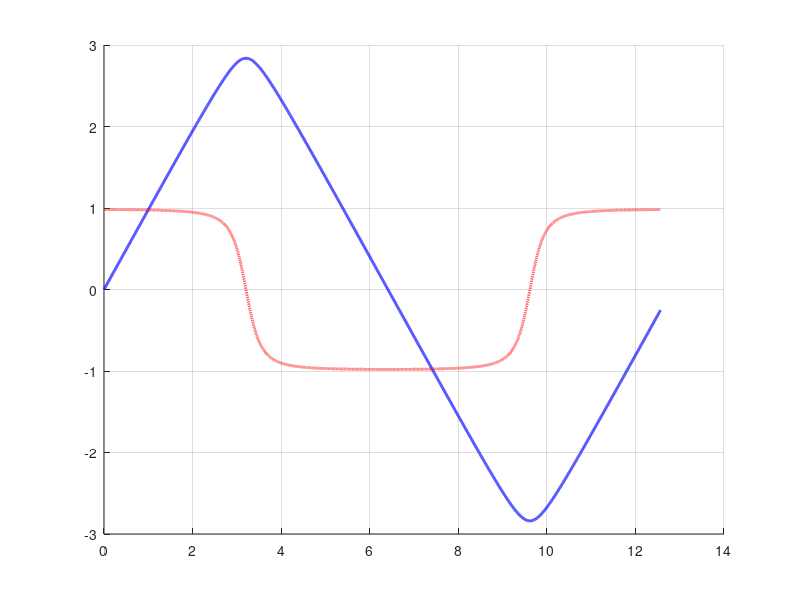
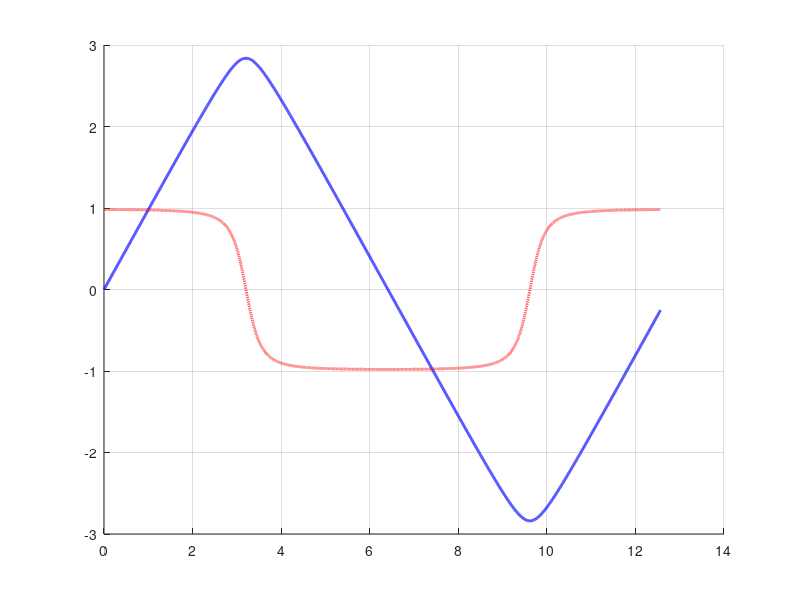

Recreate these plots in MATLAB, in order.

close all; 
clear all;

N = 30000;
% h = 0.0001 ;
K = 1;  
m0= 1; 
c = 1; 
%angular frequency
omega0 = sqrt(K/m0);
T0 = 2 * pi / omega0; 

h = 2 * T0 / N ;
%initial conditions
Xim1 = 0; 
Uim1 = 0.98; 

for i = 1:N 


T(i) = i*h ;
X(:,i) = Xim1 + h * Uim1;

Ai = (h / m0) * (1 - Uim1^2 / c^2 ) * (- K * Xim1) ;

U(:,i) = (c^2 * Uim1 + c * Ai * sqrt(c^2 - Uim1^2 + Ai^2)) / (c^2 + Ai^2) ;

Xim1 = X(:,i); 
Uim1 = U(:,i); 

end; 


%  
ltype = {'b-','r--','m-.'}; 

  figure(1)
  
  grid on; hold on; 
   plot (T,X, ltype{1},'Linewidth',2); 
   plot (T,U, ltype{2},'Linewidth',2);
   

   print('-depsc2', 'oscillatorSR01.eps','-b0'); 
   print('-dpdf', 'oscillatorSR01.pdf','-b0');


   
%  xlabel('Time t'); ylabel('H(q,p) -  H(q_0,p_0)');
% plot (T,error_L) ; grid on;
%  xlabel('Time t');  ylabel('|| L(q,p) -  L(q_0,p_0)||');
% plot (T,error_RL) ;grid on;
%   xlabel('Time t'); ylabel('|| A(q,p) -  A(q_0,p_0)||');

